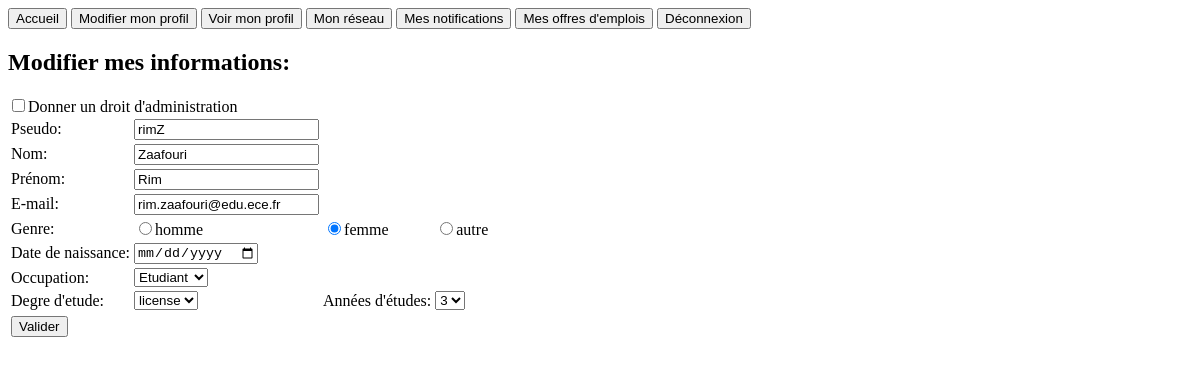
The app's page /modifier_profil_front.php (signed in), older data.
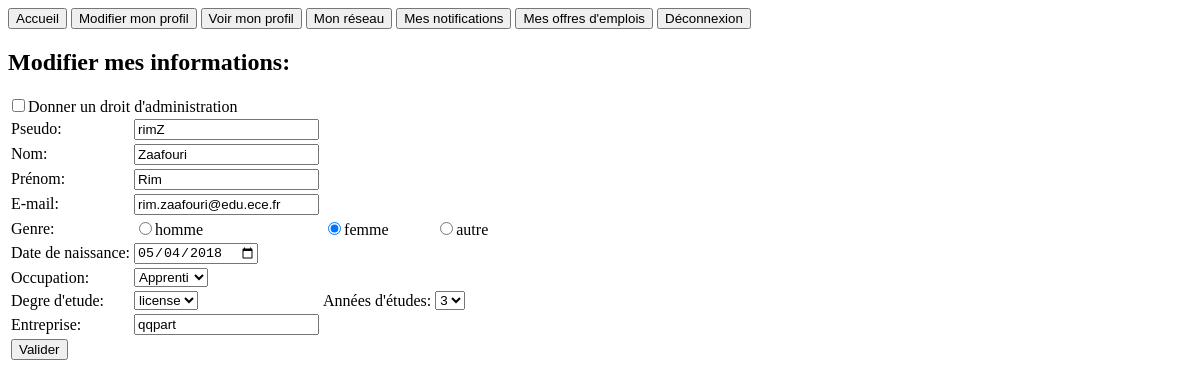
The same page, newer data.
### tables this page shows
CREATE TABLE IF NOT EXISTS `utilisateur` (
  `id_user` int(11) NOT NULL AUTO_INCREMENT COMMENT 'Clé primaire de l''étudiant',
  `pseudo` varchar(30) NOT NULL COMMENT 'Pseudonyme',
  `nom` varchar(30) NOT NULL COMMENT 'Nom de famille',
  `prenom` varchar(30) NOT NULL COMMENT 'Prénom',
  `mail` varchar(30) NOT NULL COMMENT 'E-mail',
  `mdp` varchar(30) NOT NULL COMMENT 'Mot de passe',
  `fonction` varchar(30) NOT NULL COMMENT 'Étudiant ou employé',
  `naissance` date DEFAULT NULL COMMENT 'Date de naissance',
  `genre` varchar(6) DEFAULT NULL COMMENT 'Femme ou homme',
  `droit` varchar(15) NOT NULL DEFAULT 'auteur' COMMENT 'Auteur ou administrateur',
  PRIMARY KEY (`id_user`),
  UNIQUE KEY `mail` (`mail`),
  UNIQUE KEY `pseudo` (`pseudo`),
  UNIQUE KEY `pseudo_2` (`pseudo`)
);

CREATE TABLE IF NOT EXISTS `apprenti` (
  `id_apprenti` int(11) NOT NULL AUTO_INCREMENT COMMENT 'Clé primaire de l''apprenti',
  `id_user` int(11) NOT NULL COMMENT 'Clé secondaire de l''utilisateur',
  `entreprise` varchar(30) NOT NULL COMMENT 'Entreprise dans laquelle travaille l''apprenti',
  PRIMARY KEY (`id_apprenti`),
  KEY `id_user` (`id_user`)
);

### modifier_profil_front.php (the view, shortened to what this page needs)
<?php
    $pseudo = $_SESSION['pseudo'];
    $db_handle = new mysqli("localhost", "root", "") or die ("Connexion au serveur impossible!");
    $SQL = "SELECT * FROM utilisateur WHERE pseudo='$pseudo'";
    $result = $db_handle->query($SQL);
    $etudiant = null;
    $apprenti = null;
    while ($db_field = $result->fetch_assoc()) {
        $id_user = $db_field["id_user"];
        $nom = $db_field["nom"];
        $prenom = $db_field["prenom"];
        $mail = $db_field["mail"];
        $genre = $db_field["genre"];
        $naissance = $db_field["naissance"];
        $fonction = $db_field["fonction"];
        if($fonction == "Etudiant"){
            $etudiant = true;
        }
        else if($fonction == "Apprenti") {
            $etudiant = true;
            $apprenti = true;
        }
        else{
            $etudiant = false;
        }
        if($db_field["naissance"] == null){
            $naissance = "non précisée.";
        }
        else{
            $naissance = $db_field["naissance"];
        }
        $droit = $db_field["droit"];
    }
    if($etudiant == true){
        $SQL2 = "SELECT * FROM etudiant WHERE id_user='$id_user'";
        $result2 = $db_handle->query($SQL2);
        while ($db_field2 = $result2->fetch_assoc()) {
            $etudes = $db_field2["etudes"];
            $annees = $db_field2["annees"];
        }
        if($apprenti == true){
            $SQL3 = "SELECT * FROM apprenti WHERE id_user='$id_user'";
            $result3 = $db_handle->query($SQL3);
            while ($db_field3 = $result3->fetch_assoc()) {
                $entreprise = $db_field3["entreprise"];
            }
        }
    }
	$SQL7 = "SELECT * FROM connexion";
    $result7 = $db_handle->query($SQL7);
	while ($db_field7 = $result7->fetch_assoc())
	{
		$id_co = $db_field7['id_user'];
	}
	$SQL8 = "SELECT droit FROM utilisateur WHERE id_user = '$id_co'";
	$result8 = $db_handle->query($SQL8);
	while ($db_field8 = $result8->fetch_assoc())
	{
		$mon_droit = $db_field8['droit'];
	}
?>
<!DOCTYPE html>
<html>
    <head>
    </head>
    <body>
            <a href="accueil.php"><button>Accueil</button></a>
            <a href="gestion_profil.php"><button>Modifier mon profil</button></a>
            <a href="profil.php"><button>Voir mon profil</button></a>
            <a href="reseau.php"><button>Mon réseau</button></a>
            <a href=""><button>Mes notifications</button></a>
            <a href=""><button>Mes offres d'emplois</button></a>
            <a href="deconnexion.php"><button>Déconnexion</button></a>
        <h2>Modifier mes informations:</h2>
        <form action="modifier_profil_back.php" method="post">
            <table>
                <tr>
                    <td>Pseudo:</td>
                    <td><input type ="text" name="modif_pseudo" value="<?php echo $pseudo; ?>"></td>
                </tr>
                <tr>
                    <td>Nom:</td>
                    <td><input type ="text" name="modif_nom" value="<?php echo $nom; ?>"></td>
                </tr>
                <tr>
                    <td>Prénom:</td>
                    <td><input type ="text" name="modif_prenom" value="<?php echo $prenom; ?>"></td>
                </tr>
                <tr>
                    <td>E-mail:</td>
                    <td><input type ="text" name="modif_mail" value="<?php echo $mail; ?>"></td>
                </tr>
                <tr>
                    <td>Genre:</td>
                    <td><input type="radio" name="modif_genre" value="homme" <?php if($genre == "homme") { echo 'checked="checked"'; } ?>>homme</td>
                    <td><input type="radio" name="modif_genre" value="femme"<?php if($genre == "femme") { echo 'checked="checked"'; } ?>>femme</td>
                    <td><input type="radio" name="modif_genre" value="autre"<?php if($genre == "autre") { echo 'checked="checked"'; } ?>>autre</td>
                </tr>
                <tr>
                    <td>Date de naissance:</td>
                    <td><input type ="date" name="modif_naissance" value="<?php echo $naissance; ?>"></td>
                </tr>
                <tr>
                    <td>Occupation:</td>
                    <td><select name = "modif_fonction" onchange="showfield(this.options[this.selectedIndex].value)">
			             <option value="Etudiant"
                                 <?php if($fonction == "Etudiant") { echo "selected"; }
                                        if($fonction == "Employe") { echo "style='display: none;'"; }
                                 ?>
                                 >Etudiant</option>
			             <option value="Apprenti"
                                 <?php if($fonction == "Apprenti") { echo "selected"; }
                                        if($fonction == "Employe") { echo "style='display: none;'"; }
                                 ?>
                                 >Apprenti</option>
                        </select></td>
                </tr>
                <tr id="ifyesEtu"
                    <?php if($fonction == "Etudiant" or $fonction == "Apprenti") { echo "style='display: table-row;'"; }
                          else { echo "style='display: none;'"; }?>>
                    <td>Degre d'etude: </td>
                    <td><select name = "modif_degre">
                        <option <?php if($etudiant == true and $etudes == "license") { echo "selected"; } ?>>license</option>
                        </select>
                    </td>
                    <td>Années d'études: </td>
                    <td><select name = "modif_annees">
                        <option <?php if($etudiant == true and $annees == 3) { echo "selected"; } ?>>3</option>
                        </select>
                    </td>
                </tr>
                <tr id="ifyesApp"
                    <?php if($fonction == "Apprenti") { echo "style='display: table-row;'"; }
                          else { echo "style='display: none;'"; }?>>
                    <td>Entreprise:</td>
                    <td><input type = "text" name = "modif_entreprise" value="<?php if($apprenti != null) {echo $entreprise;} else {echo "";} ?>"></td>
                </tr>
				<tr <?php if($mon_droit == "administrateur" && $droit == "auteur") {echo "style='display: block;'";} else {echo "style='display: none;'";} ?>>
						<input type="checkbox" name = "admin">Donner un droit d'administration
				</tr>
                <tr>
                    <td><input type="submit" value="Valider" value="<?php echo $pseudo; ?>"></td>
                </tr>
            </table>
        </form>
    </body>
</html>

Row changes from the older to the newer data that the page shows:
changed utilisateur "Zaafouri": modif_naissance (not shown) → "05/04/2018"; modif_fonction "Etudiant" → "Apprenti"; fonction "Etudiant" → "Apprenti" (drawn)
added apprenti: modif_entreprise "qqpart"
Text that changed along with them:
text now shown: "Entreprise:"
